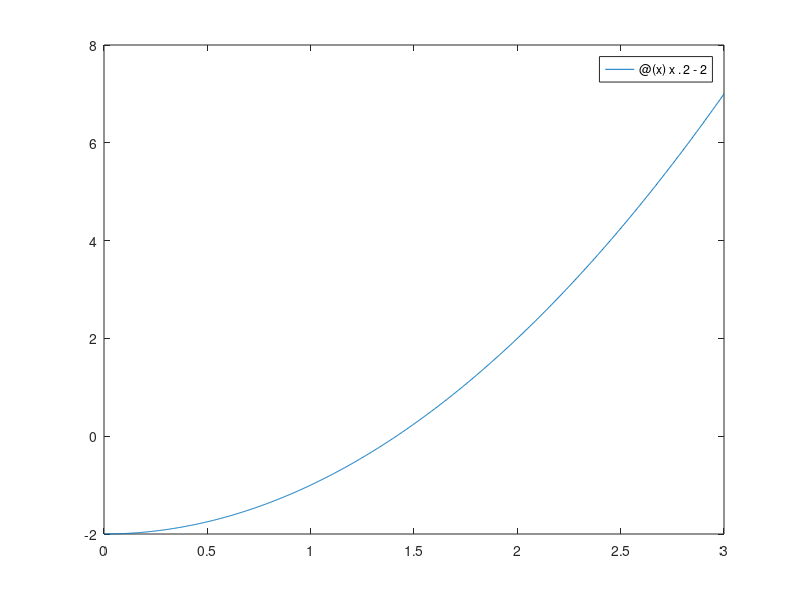

Recreate this plot in MATLAB.
%% File  : Eg05_Newton.m
%  Date  : Jan 2023 (CS319 Week 03)
%  What  : Use a while to implement Newton's method

f = @(x)x.^2-2;
df = @(x)2*x;
fplot(f, [0,3]);

xk = 1;
k = 0;
fprintf("k=%2d, xk=%f, f(xk)=%8.2e\n", ...
   k, xk, f(xk))
while (abs(f(xk)) > 1.0e-6)
   k=k+1;
   xk = xk - f(xk)/df(xk);
   fprintf("k=%2d, xk=%f, f(xk)=%8.2e\n", ...
      k,xk,f(xk))
end
